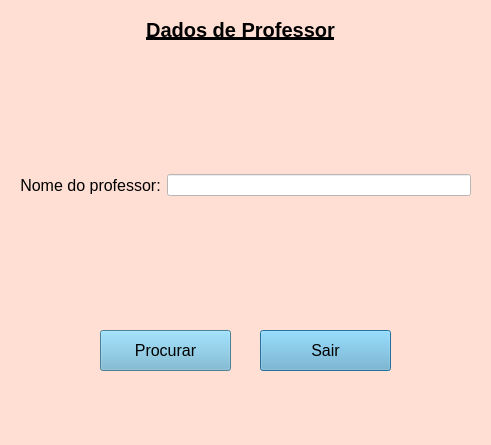
<?xml version="1.0" encoding="UTF-8"?>
<ui version="4.0">
 <class>imprimirProfessor</class>
 <widget class="QDialog" name="imprimirProfessor">
  <property name="geometry">
   <rect>
    <x>0</x>
    <y>0</y>
    <width>491</width>
    <height>445</height>
   </rect>
  </property>
  <property name="windowTitle">
   <string>Dialog</string>
  </property>
  <property name="styleSheet">
   <string notr="true">background-color:#FFDFD3</string>
  </property>
  <widget class="QLabel" name="label">
   <property name="geometry">
    <rect>
     <x>70</x>
     <y>20</y>
     <width>341</width>
     <height>20</height>
    </rect>
   </property>
   <property name="font">
    <font>
     <pointsize>-1</pointsize>
     <weight>75</weight>
     <bold>true</bold>
     <underline>true</underline>
    </font>
   </property>
   <property name="styleSheet">
    <string notr="true">font-size:20px;</string>
   </property>
   <property name="text">
    <string>Dados de Professor</string>
   </property>
   <property name="alignment">
    <set>Qt::AlignCenter</set>
   </property>
  </widget>
  <widget class="QPushButton" name="pushButton_2">
   <property name="geometry">
    <rect>
     <x>260</x>
     <y>330</y>
     <width>131</width>
     <height>41</height>
    </rect>
   </property>
   <property name="styleSheet">
    <string notr="true">font-size:16px;
box-shadow: none;
background-color:#6CB2D1</string>
   </property>
   <property name="text">
    <string>Sair</string>
   </property>
  </widget>
  <widget class="QPushButton" name="pushButton">
   <property name="geometry">
    <rect>
     <x>100</x>
     <y>330</y>
     <width>131</width>
     <height>41</height>
    </rect>
   </property>
   <property name="styleSheet">
    <string notr="true">font-size:16px;
box-shadow: none;
background-color:#6CB2D1</string>
   </property>
   <property name="text">
    <string>Procurar</string>
   </property>
  </widget>
  <widget class="QWidget" name="horizontalLayoutWidget">
   <property name="geometry">
    <rect>
     <x>20</x>
     <y>80</y>
     <width>451</width>
     <height>211</height>
    </rect>
   </property>
   <layout class="QHBoxLayout" name="horizontalLayout">
    <item>
     <widget class="QLabel" name="label_2">
      <property name="styleSheet">
       <string notr="true">font-size:16px</string>
      </property>
      <property name="text">
       <string>Nome do professor:</string>
      </property>
      <property name="alignment">
       <set>Qt::AlignCenter</set>
      </property>
     </widget>
    </item>
    <item>
     <widget class="QLineEdit" name="lineEdit">
      <property name="accessibleName">
       <string/>
      </property>
      <property name="autoFillBackground">
       <bool>false</bool>
      </property>
      <property name="styleSheet">
       <string notr="true">background-color:white;</string>
      </property>
      <property name="inputMask">
       <string/>
      </property>
      <property name="text">
       <string/>
      </property>
     </widget>
    </item>
   </layout>
  </widget>
 </widget>
 <resources/>
 <connections>
  <connection>
   <sender>pushButton_2</sender>
   <signal>clicked()</signal>
   <receiver>imprimirProfessor</receiver>
   <slot>reject()</slot>
   <hints>
    <hint type="sourcelabel">
     <x>410</x>
     <y>239</y>
    </hint>
    <hint type="destinationlabel">
     <x>536</x>
     <y>301</y>
    </hint>
   </hints>
  </connection>
 </connections>
</ui>
